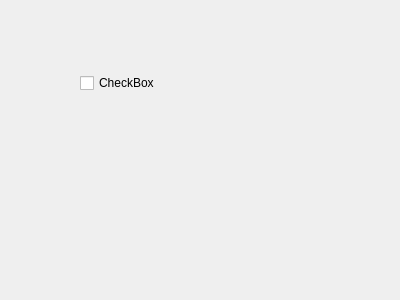
<?xml version="1.0" encoding="UTF-8"?>
<ui version="4.0">
 <class>Form</class>
 <widget class="QWidget" name="Form">
  <property name="geometry">
   <rect>
    <x>0</x>
    <y>0</y>
    <width>400</width>
    <height>300</height>
   </rect>
  </property>
  <property name="windowTitle">
   <string>Form</string>
  </property>
  <widget class="QCheckBox" name="checkBox">
   <property name="geometry">
    <rect>
     <x>80</x>
     <y>70</y>
     <width>112</width>
     <height>26</height>
    </rect>
   </property>
   <property name="text">
    <string>CheckBox</string>
   </property>
  </widget>
 </widget>
 <resources/>
 <connections/>
</ui>
